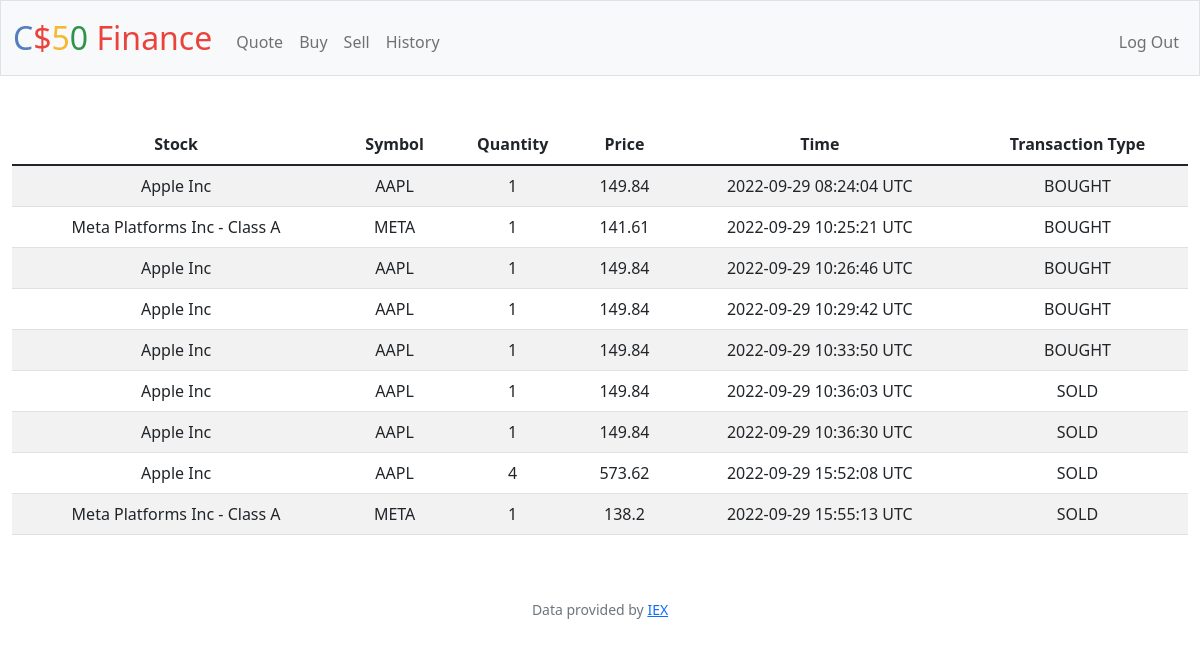
Screenshot of /history (signed in) with the database file from the repository.
### tables this page shows
CREATE TABLE stocks_history (id INTEGER PRIMARY KEY AUTOINCREMENT NOT NULL, stock_name TEXT NOT NULL, stock_count INTEGER NOT NULL, time TEXT NOT NULL, user_id INT, stock_symbol TEXT NOT NULL, price INTEGER NOT NULL, transaction_type TEXT NOT NULL, FOREIGN KEY(user_id) REFERENCES users(id));

### app.py (the view)
@app.route("/history")
@login_required
def history():
    stock_history = db.execute(
        "SELECT stock_name, stock_count, time, stock_symbol, price, transaction_type FROM stocks_history WHERE user_id = ?", session["user_id"])
    return render_template("history.html", stock_history=stock_history)

### app.py (called while the page is built)
@app.after_request
def after_request(response):
    response.headers["Cache-Control"] = "no-cache, no-store, must-revalidate"
    response.headers["Expires"] = 0
    response.headers["Pragma"] = "no-cache"
    return response

### helpers.py (called while the page is built)
def login_required(f):
    @wraps(f)
    def decorated_function(*args, **kwargs):
        if session.get("user_id") is None:
            return redirect("/login")
        return f(*args, **kwargs)
    return decorated_function

### templates/history.html (shortened to what this page needs)
{% extends "layout.html" %}
{% block main %}
        <div class="mb-3">
            <table class="table table-striped table-hover">
                <thead>
                    <tr>
                        <th>Stock</th>
                        <th>Symbol</th>
                        <th>Quantity</th>
                        <th>Price</th>
                        <th>Time</th>
                        <th>Transaction Type</th>
                    </tr>
                </thead>
                {% for stock in stock_history %}
                <tr>
                    <td>{{stock.stock_name}}</td>
                    <td>{{stock.stock_symbol}}</td>
                    <td>{{stock.stock_count}}</td>
                    <td>{{stock.price}}</td>
                    <td>{{stock.time}} UTC</td>
                    <td>{{stock.transaction_type}}</td>
                </tr>
                {% endfor %}
            </table>
        </div>
{% endblock %}

### templates/layout.html (shortened to what this page needs)
<!DOCTYPE html>
<html lang="en">
    <head>
        <link href="https://cdn.jsdelivr.net/npm/bootstrap@5.1.3/dist/css/bootstrap.min.css" rel="stylesheet">
        <link href="/static/styles.css" rel="stylesheet">
    </head>
    <body>
        <nav class="bg-light border navbar navbar-expand-md navbar-light">
            <div class="container-fluid">
                <a class="navbar-brand" href="/"><span class="blue">C</span><span class="red">$</span><span class="yellow">5</span><span class="green">0</span> <span class="red">Finance</span></a>
                <div class="collapse navbar-collapse" id="navbar">
                    {% if session["user_id"] %}
                        <ul class="navbar-nav me-auto mt-2">
                            <li class="nav-item"><a class="nav-link" href="/quote">Quote</a></li>
                            <li class="nav-item"><a class="nav-link" href="/buy">Buy</a></li>
                            <li class="nav-item"><a class="nav-link" href="/sell">Sell</a></li>
                            <li class="nav-item"><a class="nav-link" href="/history">History</a></li>
                        </ul>
                        <ul class="navbar-nav ms-auto mt-2">
                            <li class="nav-item"><a class="nav-link" href="/logout">Log Out</a></li>
                        </ul>
                    {% else %}
                        <ul class="navbar-nav ms-auto mt-2">
                            <li class="nav-item"><a class="nav-link" href="/register">Register</a></li>
                            <li class="nav-item"><a class="nav-link" href="/login">Log In</a></li>
                        </ul>
                    {% endif %}
                </div>
            </div>
        </nav>
        <main class="container-fluid py-5 text-center">
            {% block main %}{% endblock %}
        </main>
        <footer class="mb-5 small text-center text-muted">
            Data provided by <a href="https://iexcloud.io/">IEX</a>
        </footer>
    </body>
</html>

### static/styles.css (style rules this page uses)
nav .navbar-brand { font-size: xx-large; }
nav .navbar-brand .blue { color: #537fbe; }
nav .navbar-brand .red { color: #ea433b; }
nav .navbar-brand .yellow { color: #f5b82e; }
nav .navbar-brand .green { color: #2e944b; }

### rows the page displays
stocks_history: stock_name "Apple Inc", stock_symbol "AAPL", stock_count "1", price "149.84", time "2022-09-29 08:24:04", transaction_type "BOUGHT"
stocks_history: stock_name "Meta Platforms Inc - Class A", stock_symbol "META", stock_count "1", price "141.61", time "2022-09-29 10:25:21", transaction_type "BOUGHT"
stocks_history: stock_name "Apple Inc", stock_symbol "AAPL", stock_count "1", price "149.84", time "2022-09-29 10:26:46", transaction_type "BOUGHT"
stocks_history: stock_name "Apple Inc", stock_symbol "AAPL", stock_count "1", price "149.84", time "2022-09-29 10:29:42", transaction_type "BOUGHT"
stocks_history: stock_name "Apple Inc", stock_symbol "AAPL", stock_count "1", price "149.84", time "2022-09-29 10:33:50", transaction_type "BOUGHT"
stocks_history: stock_name "Apple Inc", stock_symbol "AAPL", stock_count "1", price "149.84", time "2022-09-29 10:36:03", transaction_type "SOLD"
stocks_history: stock_name "Apple Inc", stock_symbol "AAPL", stock_count "1", price "149.84", time "2022-09-29 10:36:30", transaction_type "SOLD"
stocks_history: stock_name "Apple Inc", stock_symbol "AAPL", stock_count "4", price "573.62", time "2022-09-29 15:52:08", transaction_type "SOLD"
stocks_history: stock_name "Meta Platforms Inc - Class A", stock_symbol "META", stock_count "1", price "138.2", time "2022-09-29 15:55:13", transaction_type "SOLD"
